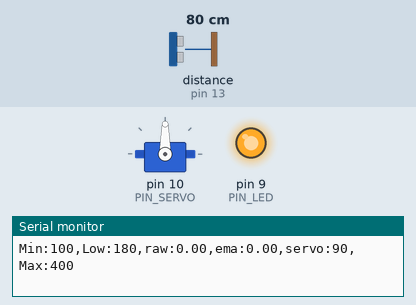
Bench run of a sketch on a simulated Arduino Uno, built with avr-gcc and run on an emulated ATmega328P. Shown: servo, output pins drawn as LEDs (lit = HIGH), the last lines printed to the serial monitor. Wiring (inferred from the names in the program): ultrasonic range finder: trigger pin 12; echo pin 13. Inputs (shaded band) come from the test bench; at power-on: distance to the obstacle (sensor on pin 13) 80 cm. The echo pulse lasts 58.3 µs per cm; pins used as bus, display or sensor lines are not drawn.

Above: at 1.2 s.
1.3 s: distance to the obstacle (sensor on pin 13) set to 35 cm
At 2.6 s:
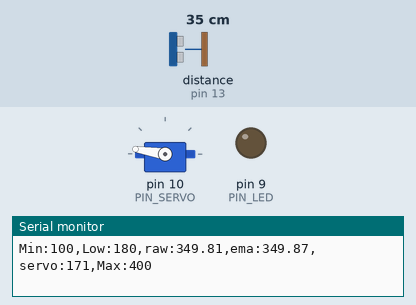
3.1 s: distance to the obstacle (sensor on pin 13) set to 18 cm
At 4.5 s:
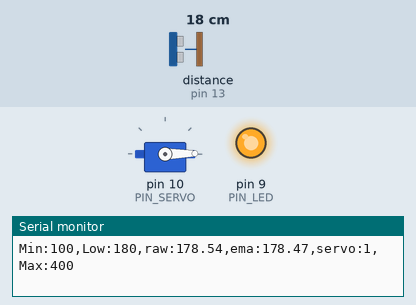
4.8 s: distance to the obstacle (sensor on pin 13) set to 19 cm
At 5.6 s:
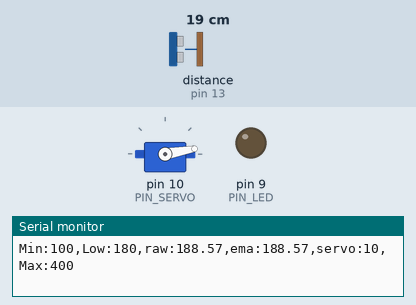
6.6 s: distance to the obstacle (sensor on pin 13) set to 35 cm
At 8.0 s:
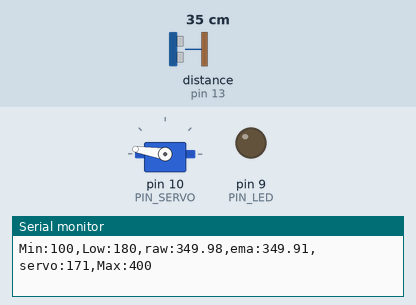
Timing chart, 0 to 9.2 s (numbered marks = the images above; inputs shaded):
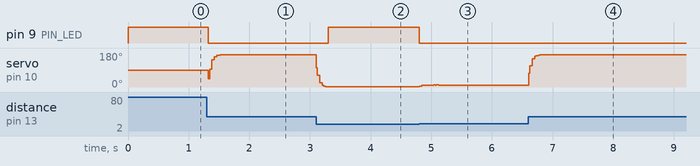

Measured:
- the behaviour switches between 18 and 19 cm on distance to the obstacle (sensor on pin 13) (found by bisection; images 2 and 3)
- after the input at 1.3 s, pin 9 (PIN_LED): HIGH → LOW at once; servo on pin 10 (PIN_SERVO): 90° → 170° at once, → 171° 0.32 s later
- after the input at 3.1 s, pin 9 (PIN_LED): LOW → HIGH after 0.20 s; servo on pin 10 (PIN_SERVO): 171° → 1° at once
- after the input at 4.8 s, pin 9 (PIN_LED): HIGH → LOW at once; servo on pin 10 (PIN_SERVO): 1° → 9° at once, → 10° 0.24 s later
- after the input at 6.6 s, servo on pin 10 (PIN_SERVO): 10° → 170° at once, → 171° 0.28 s later

The sketch:

11_example_1.ino.ino
```cpp
#include <Servo.h>

// Arduino pin assignment
#define PIN_LED 9
#define PIN_SERVO 10
#define PIN_TRIG 12
#define PIN_ECHO 13

// configurable parameters
#define SND_VEL 346.0 // sound velocity at 24 celsius degree (unit: m/s)
#define INTERVAL 20 // sampling interval (unit: ms)
#define _DIST_MIN 170 // minimum distance to be measured (unit: mm)
#define _DIST_MAX 370 // maximum distance to be measured (unit: mm)

#define _DUTY_MIN 550 // servo full clockwise position (0 degree)
#define _DUTY_NEU 1475 // servo neutral position (90 degree)
#define _DUTY_MAX 2400 // servo full counterclockwise position (180 degree)

// global variables
float timeout; // unit: us
float duty_ing, dist_ema, dist_min, dist_max, dist_raw, dist_prev; // unit: mm
unsigned long last_sampling_time; // unit: ms
float scale; // used for pulse duration to distance conversion
Servo myservo;

void setup() {
// initialize GPIO pins
  pinMode(PIN_LED,OUTPUT);
  pinMode(PIN_TRIG,OUTPUT);
  digitalWrite(PIN_TRIG, LOW);
  pinMode(PIN_ECHO,INPUT);

  myservo.attach(PIN_SERVO);
  myservo.writeMicroseconds(_DUTY_NEU);
  analogWrite(PIN_LED, 255);

// initialize USS related variables
  dist_min = _DIST_MIN;
  dist_max = _DIST_MAX;
  timeout = (INTERVAL / 2) * 1000.0; // precalculate pulseIn() timeout value. (unit: us)
  duty_ing = dist_ema = dist_raw = dist_prev = 0.0; // raw distance output from USS (unit: mm)
  scale = 0.001 * 0.5 * SND_VEL;

// initialize serial port
  Serial.begin(57600);

// initialize last sampling time
  last_sampling_time = 0;
}

void loop() {
// wait until next sampling time.
// millis() returns the number of milliseconds since the program started. Will overflow after 50 days.
  if(millis() < last_sampling_time + INTERVAL) return;

// get a distance reading from the USS
  dist_raw = USS_measure(PIN_TRIG,PIN_ECHO);
  dist_ema = (0.4 * dist_raw) + (0.6 * dist_ema);
  duty_ing = (10.3 * dist_ema) - 1300;

// output the read value to the serial port
  Serial.print("Min:100,Low:180,raw:");
  Serial.print(dist_raw);
  Serial.print(",ema:");
  Serial.print(dist_ema);
  Serial.print(",servo:");
  Serial.print(myservo.read());
  Serial.println(",Max:400");

// adjust servo position according to the USS read value

  // add your code here!

     if(dist_ema> 360.0 || dist_ema < 180.0){
     analogWrite(PIN_LED, 255);
     }
     else {
     analogWrite(PIN_LED, 0);
     myservo.writeMicroseconds( duty_ing );
     }

// update last sampling time
  last_sampling_time += INTERVAL;
}

// get a distance reading from USS. return value is in millimeter.
float USS_measure(int TRIG, int ECHO)
{
  float reading;
  digitalWrite(TRIG, HIGH);
  delayMicroseconds(10);
  digitalWrite(TRIG, LOW);

  reading = pulseIn(ECHO, HIGH, timeout) * scale; // unit: mm
  if(reading < dist_min || reading > dist_max) reading = 0.0; // return 0 when out of range.
  if(reading == 0) reading = dist_prev;
  else dist_prev = reading;

  return reading;
}
```
